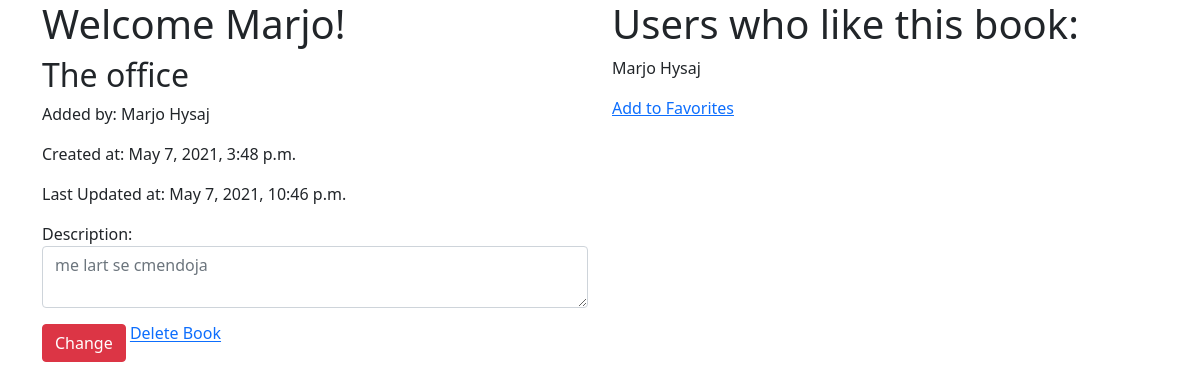
The page /books/1/show (signed in) on the database its author committed.
### favorite_books_app/models.py (models this page shows)
class Book(models.Model):
    title = models.CharField(max_length=255)
    desc = models.CharField(max_length=255)
    uploaded_by_id = models.ForeignKey(User, related_name="books_uploaded", on_delete = models.CASCADE)
    users_who_like = models.ManyToManyField(User, related_name="liked_books")
    created_at = models.DateTimeField(auto_now_add=True)
    updated_at = models.DateTimeField(auto_now=True)
    objects = BookManager()

class User(models.Model):
    first_name = models.CharField(max_length=255)
    last_name = models.CharField(max_length=255)
    email = models.EmailField()
    password = models.CharField(max_length=255)
    created_at = models.DateTimeField(auto_now_add=True)
    updated_at = models.DateTimeField(auto_now=True)
    objects = UserManager()

### favorite_books_app/views.py (the view)
# urls.py: path('books/<int:book_id>/show', views.showBook),
def showBook(request, book_id):
    context = {
        'book' : Book.objects.get(id=book_id),
        'this_user': User.objects.get(id=request.session['user_id'])
    }
    return render(request, "showbook.html", context)

### favorite_books_app/templates/showbook.html (shortened to what this page needs)
<!DOCTYPE html>
<html lang="en">
<head>
    <link href="https://cdn.jsdelivr.net/npm/bootstrap@5.0.0-beta3/dist/css/bootstrap.min.css" rel="stylesheet"
>
</head>
<body>
    <div class="container">
        <div class="row">
            <div class="col-lg-6">
                <h1>Welcome {{book.uploaded_by_id.first_name}}!</h1>
                <h2>{{book.title}}</h2>
                <p>Added by: {{ book.uploaded_by_id.first_name }} {{ book.uploaded_by_id.last_name }}</p>
                <p>Created at: {{ book.created_at }}</p>
                <p>Last Updated at: {{ book.updated_at }}</p>
                {% if book.uploaded_by_id.id != request.session.user_id %}
                <p>Description: {{ book.desc }}</p>
                {% else %}
                <form action="/books/{{book.id}}/update" method="POST">
                    <div class="form-group mt-3">
                        <label for="desc">Description:</label>
                        <textarea name="desc" class="form-control" placeholder="{{ book.desc }}"></textarea>
                    </div>
                    <button type="submit" class="btn btn-danger mt-3">Change</button>
                    <a href="/books/{{book.id}}/delete">Delete Book</a>
                </form>
                {% endif %}
            </div>
            <div class="col-lg-6">
                <h1>Users who like this book:</h1>
                <p>{{book.uploaded_by_id.first_name}} {{book.uploaded_by_id.last_name}}</p>
                {% if this_user in book.users_who_like.all %}
                    <a href="/remove/{{book.id}}">Remove from Favorites</a>
                {% else %}
                    <a href="/favorite/{{book.id}}">Add to Favorites</a>
                {% endif %}
            </div>
        </div>
    </div>
</body>
</html>

### rows shown on the page
Book: title "The office", uploaded_by_id.first_name "Marjo", uploaded_by_id.last_name "Hysaj", created_at "May 7, 2021, 3:48 p.m.", updated_at "May 7, 2021, 10:46 p.m.", desc "me lart se cmendoja"
